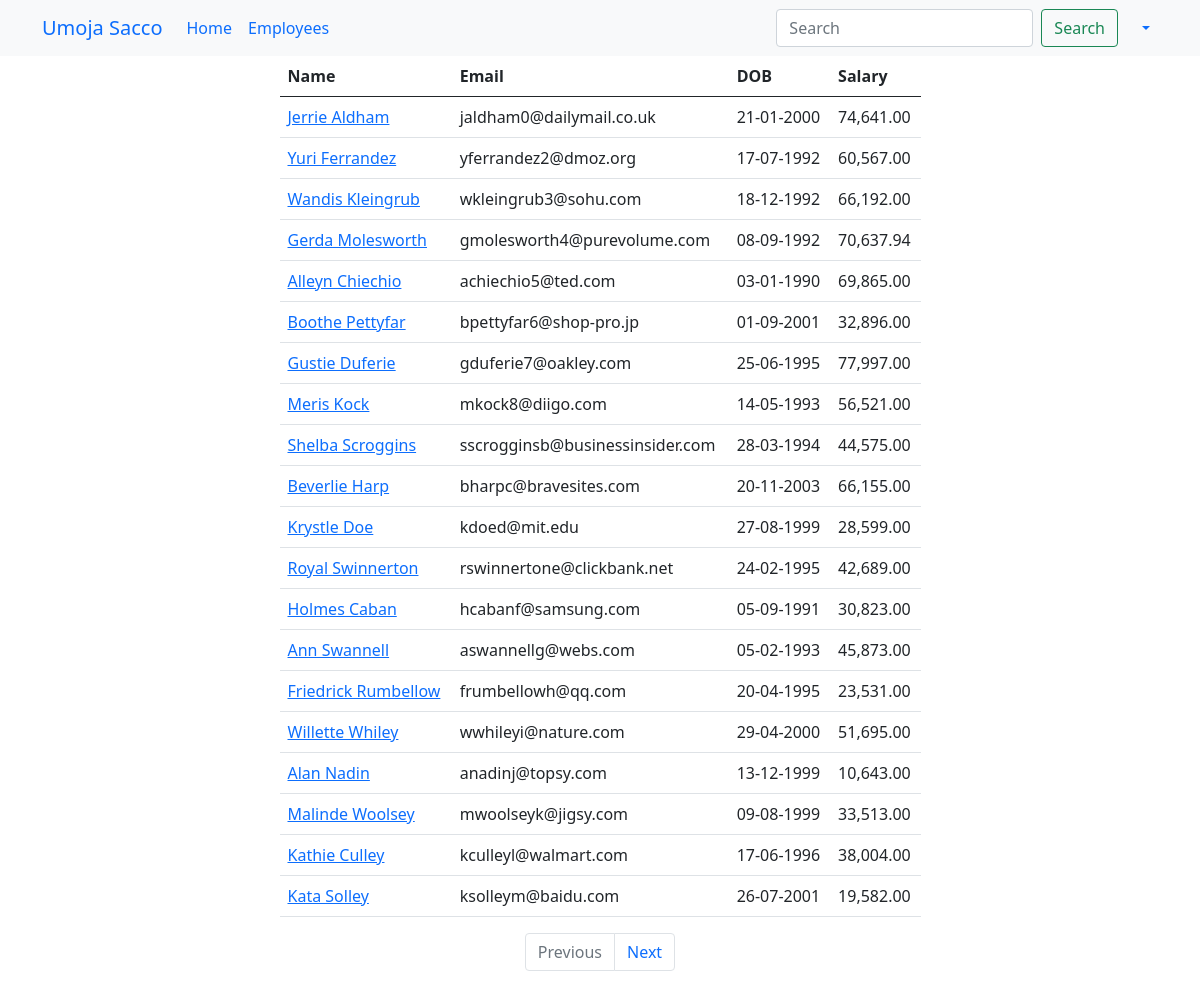
Page /employees (signed in) on the committed database.
### main_app/models.py (models this page shows, shortened)
class Employee(models.Model):
    name = models.CharField(max_length=40)
    email = models.EmailField(unique=True)
    dob = models.DateField(null=True)
    salary = models.DecimalField(max_digits=7, decimal_places=2)  # 67000.58
    disabled = models.BooleanField(default=False)
    profile = models.ImageField(upload_to=unique_img_name, null=True, default="employees/employee.png")
    created_at = models.DateTimeField(auto_now_add=True, null=True)  # Once during creation
    updated_at = models.DateTimeField(auto_now=True, null=True)  # Every time an update happens

### main_app/views.py (the view)
# urls.py: path('employees', views.all_employees, name="all"),
@login_required
@permission_required('main_app.view_employee', raise_exception=True)
def all_employees(request):
    employees = Employee.objects.all()  # SELECT * FROM employees
    paginator = Paginator(employees, 20)
    page_number = request.GET.get("page")
    data = paginator.get_page(page_number)
    return render(request, "all_employees.html", {"employees": data})

### templates/all_employees.html (shortened to what this page needs)
{% extends 'base_template.html' %}
{% load humanize %}
{% block content %}
    {% include 'navbar.html' %}
    <div class="container">
        <div class="row justify-content-center">
            <div class="col-sm-7">
                <table class="table">
                    <thead>
                    <tr>
                        <th>Name</th>
                        <th>Email</th>
                        <th>DOB</th>
                        <th>Salary</th>
                    </tr>
                    </thead>
                    <tbody>
                    {% for employee in employees %}
                        <tr>
                            <td>
                                <a href="/employees/{{ employee.id }}">{{ employee.name | title }}</a>
                            </td>
                            <td>{{ employee.email }}</td>
                            <td>{{ employee.dob | date:'d-m-Y' }}</td>
                            <td>{{ employee.salary | intcomma }}</td>
                        </tr>
                    {% endfor %}
                    </tbody>
                </table>
                <nav aria-label="Page navigation example">
                    <ul class="pagination justify-content-center">
                        {% if employees.has_previous %}
                            <li class="page-item">
                                <a class="page-link" href='?page={{ employees.previous_page_number }}'>Previous</a>
                            </li>
                        {% else %}
                            <li class="page-item disabled">
                                <a class="page-link" href='' tabindex="-1" aria-disabled="True">Previous</a>
                            </li>
                        {% endif %}
                        {% if employees.has_next %}
                            <li class="page-item">
                                <a class="page-link" href='?page={{ employees.next_page_number }}'>Next</a>
                            </li>
                        {% else %}
                            <li class="page-item disabled">
                                <a class="page-link" href='' tabindex="-1" aria-disabled="True">Next</a>
                            </li>
                        {% endif %}
                    </ul>
                </nav>
            </div>
        </div>
    </div>
{% endblock %}

### rows in the picture
Employee: name "Jerrie Aldham", email "jaldham0@dailymail.co.uk", dob "21-01-2000", salary "74,641.00"
Employee: name "Yuri Ferrandez", email "yferrandez2@dmoz.org", dob "17-07-1992", salary "60,567.00"
Employee: name "Wandis Kleingrub", email "wkleingrub3@sohu.com", dob "18-12-1992", salary "66,192.00"
Employee: name "Gerda Molesworth", email "gmolesworth4@purevolume.com", dob "08-09-1992", salary "70,637.94"
Employee: name "Alleyn Chiechio", email "achiechio5@ted.com", dob "03-01-1990", salary "69,865.00"
Employee: name "Boothe Pettyfar", email "bpettyfar6@shop-pro.jp", dob "01-09-2001", salary "32,896.00"
Employee: name "Gustie Duferie", email "gduferie7@oakley.com", dob "25-06-1995", salary "77,997.00"
Employee: name "Meris Kock", email "mkock8@diigo.com", dob "14-05-1993", salary "56,521.00"
Employee: name "Shelba Scroggins", email "sscrogginsb@businessinsider.com", dob "28-03-1994", salary "44,575.00"
Employee: name "Beverlie Harp", email "bharpc@bravesites.com", dob "20-11-2003", salary "66,155.00"
Employee: name "Krystle Doe", email "kdoed@mit.edu", dob "27-08-1999", salary "28,599.00"
Employee: name "Royal Swinnerton", email "rswinnertone@clickbank.net", dob "24-02-1995", salary "42,689.00"
Employee: name "Holmes Caban", email "hcabanf@samsung.com", dob "05-09-1991", salary "30,823.00"
Employee: name "Ann Swannell", email "aswannellg@webs.com", dob "05-02-1993", salary "45,873.00"
Employee: name "Friedrick Rumbellow", email "frumbellowh@qq.com", dob "20-04-1995", salary "23,531.00"
Employee: name "Willette Whiley", email "wwhileyi@nature.com", dob "29-04-2000", salary "51,695.00"
Employee: name "Alan Nadin", email "anadinj@topsy.com", dob "13-12-1999", salary "10,643.00"
Employee: name "Malinde Woolsey", email "mwoolseyk@jigsy.com", dob "09-08-1999", salary "33,513.00"
Employee: name "Kathie Culley", email "kculleyl@walmart.com", dob "17-06-1996", salary "38,004.00"
Employee: name "Kata Solley", email "ksolleym@baidu.com", dob "26-07-2001", salary "19,582.00"
